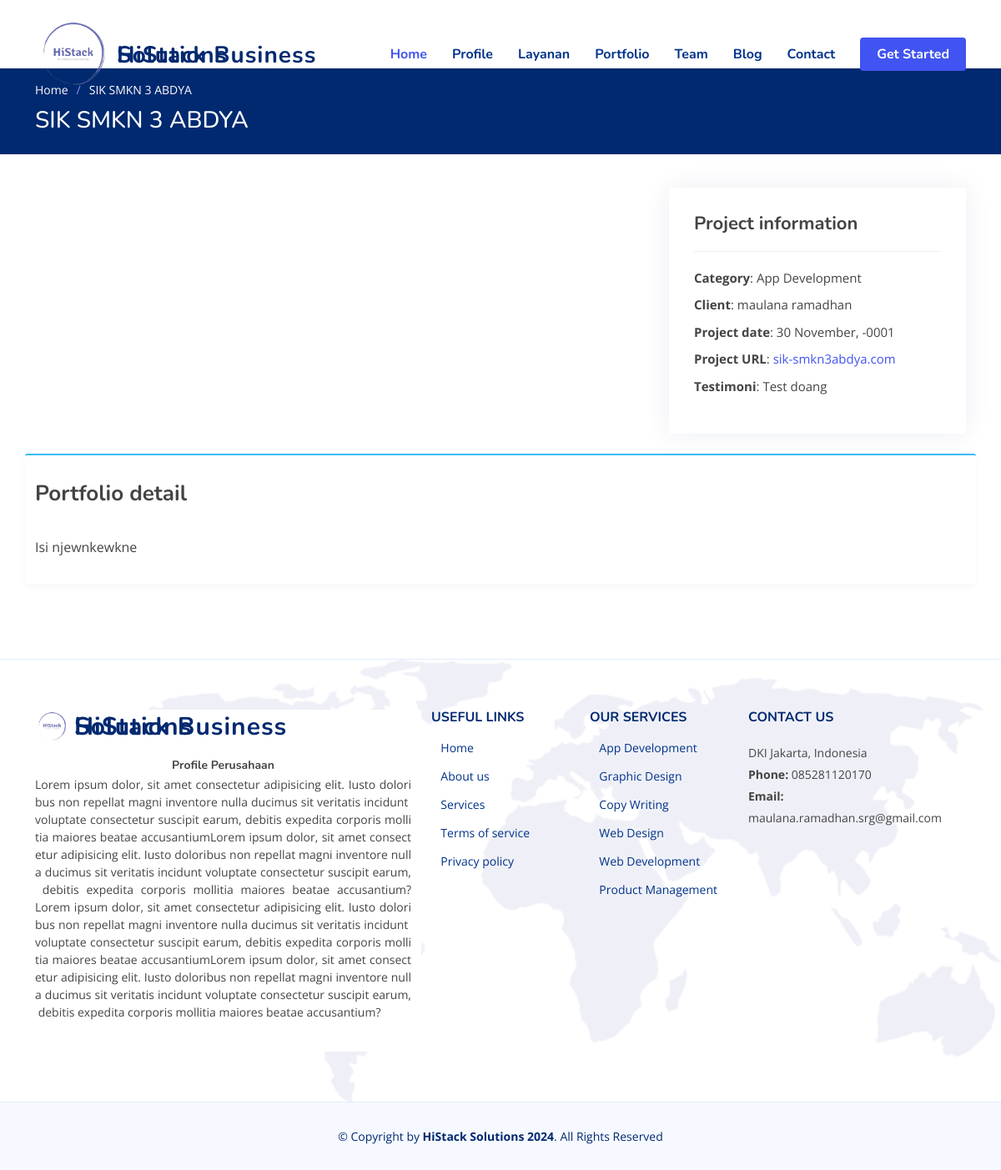
Before: /home/portfoliodetail/sik-smkn-3-abdya with the older database file.
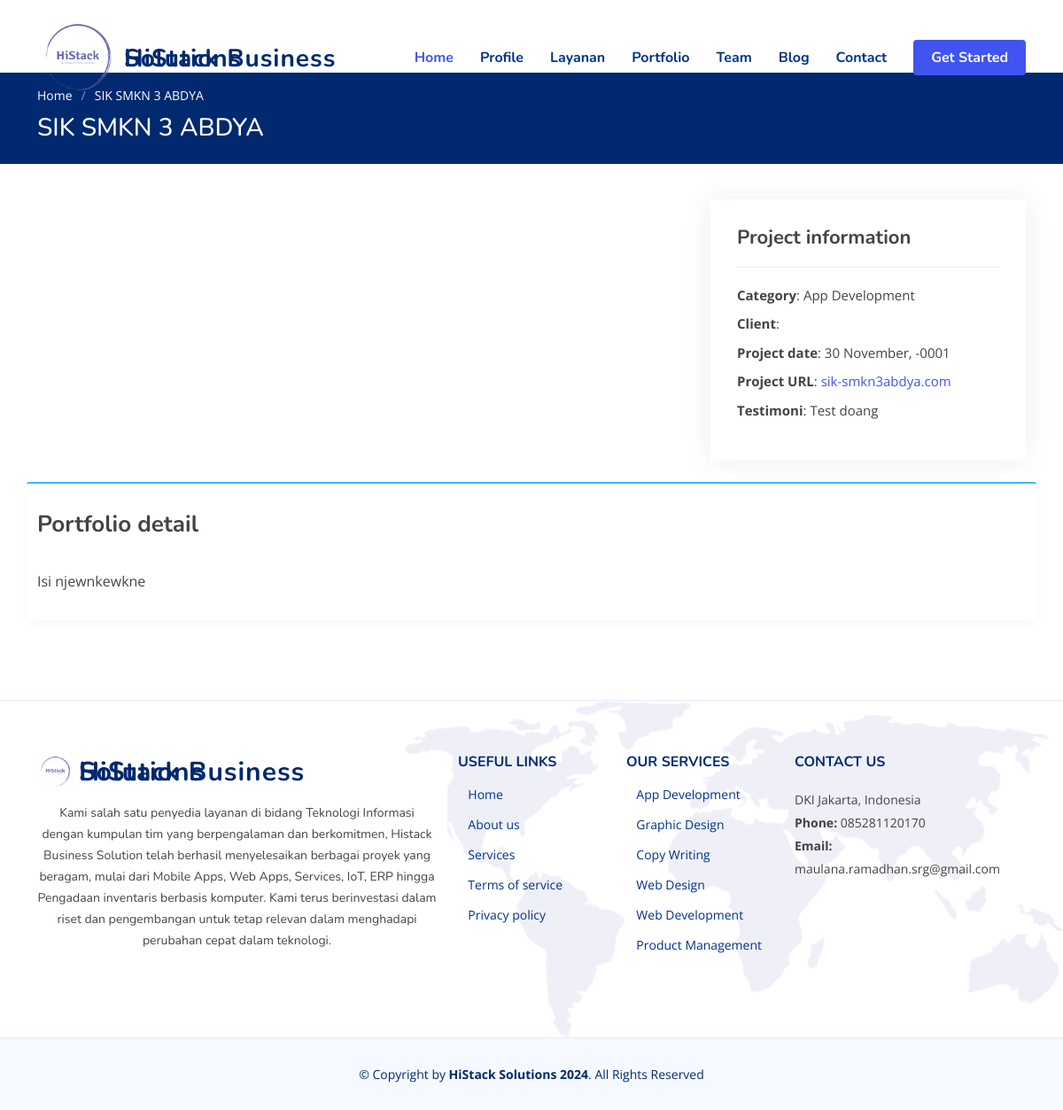
After: the same page with the newer database file.
### tables this page shows
CREATE TABLE `tb_portfolio` (
  `id_portfolio` int(11) NOT NULL,
  `id_user` int(11) NOT NULL,
  `nama_layanan` varchar(255) NOT NULL,
  `id_client` int(11) NOT NULL,
  `judul_portfolio` varchar(255) NOT NULL,
  `slug_portfolio` varchar(255) NOT NULL,
  `gambar_portfolio` varchar(255) NOT NULL,
  `isi_portfolio` text NOT NULL,
  `website_portfolio` varchar(255) NOT NULL,
  `status_portfolio` varchar(20) NOT NULL,
  `date_created` timestamp NOT NULL DEFAULT current_timestamp() ON UPDATE current_timestamp(),
  `testimoni` text NOT NULL,
  `last_modified` date NOT NULL,
  `date_project` date DEFAULT NULL
);

CREATE TABLE `tb_client` (
  `id_client` int(11) NOT NULL,
  `jenis_client` varchar(50) NOT NULL,
  `nama_client` varchar(255) NOT NULL,
  `alamat` varchar(255) NOT NULL,
  `no_telepon` varchar(20) NOT NULL,
  `email_client` varchar(255) NOT NULL,
  `website` varchar(255) NOT NULL,
  `gambar_client` varchar(255) NOT NULL,
  `publish` varchar(20) NOT NULL,
  `date_created` timestamp NOT NULL DEFAULT current_timestamp() ON UPDATE current_timestamp(),
  `last_modified` date NOT NULL
);

CREATE TABLE `tb_setting` (
  `id_setting` int(11) NOT NULL,
  `nama_perusahaan` varchar(255) NOT NULL,
  `alamat` varchar(255) NOT NULL,
  `no_telepon` varchar(20) NOT NULL,
  `email` varchar(255) NOT NULL,
  `profile` text NOT NULL,
  `visi` text NOT NULL,
  `misi` text NOT NULL,
  `sejarah` text NOT NULL,
  `image` varchar(255) NOT NULL
);

### application/views/front-end/layout/v_wrapper.php (called while the page is built)
<?php
require_once('v_head.php');
require_once('v_header.php');
require_once('v_nav.php');
require_once('v_content.php');
require_once('v_footer.php');

### application/controllers/Home.php (called while the page is built, shortened)
<?php
class Home extends CI_Controller
{
  public function __construct()
  {
    $this->load->model('M_berita');
    $this->load->model('M_kategori');
    $this->load->model('M_layanan');
    $this->load->model('M_setting');
    $this->load->model('M_staff');
    $this->load->model('M_portfolio');
    $this->load->model('M_client');
    $this->load->model('M_dashboard');
    $this->load->model('M_values');
  }
  public function portfolioDetail($slug_portfolio)
  {
    $berita = $this->M_berita->recent_berita();
    $layanan = $this->M_layanan->daftar();
    $setting = $this->M_setting->daftar();
    $image = $setting->image;
    $staff  = $this->M_staff->daftar();
    $portfolio = $this->M_portfolio->read($slug_portfolio);
    $data = array(
      'title'     =>  $portfolio->judul_portfolio,
      'isi'       => 'front-end/v_portfolio_detail',
      'layanan'   => $layanan,
      'setting'   => $setting,
      'berita'    => $berita,
      'staff'     => $staff,
      'portfolio' => $portfolio,
      'image'     => $image,
    );
    $this->load->view('front-end/layout/v_wrapper', $data, false);
  }
}

### index.php (called while the page is built, shortened)
<?php
require_once BASEPATH.'core/CodeIgniter.php';

### application/models/M_setting.php (called while the page is built, shortened)
<?php
class M_setting extends CI_Model
{
  public function daftar()
  {
    $this->db->select('*');
    $this->db->from('tb_setting');
    $this->db->order_by('id_setting', 'desc');
    return $this->db->get()->row();
  }
}

### application/views/front-end/layout/v_content.php (called while the page is built)
<?php
if ($isi) {
  $this->load->view($isi);
}

### application/models/M_portfolio.php (called while the page is built, shortened)
<?php
class M_portfolio extends CI_Model
{
  public function read($slug_portfolio)
  {
    $this->db->select('*');
    $this->db->from('tb_portfolio');
    $this->db->join('tb_user', 'tb_user.id_user = tb_portfolio.id_user', 'left');
    $this->db->join('tb_client', 'tb_client.id_client = tb_portfolio.id_client', 'left');
    $this->db->join('tb_layanan', 'tb_layanan.judul_layanan = tb_portfolio.nama_layanan', 'left');
    $this->db->where('slug_portfolio', $slug_portfolio);
    return $this->db->get()->row();
  }
}

### application/views/front-end/v_portfolio_detail.php (the view, shortened to what the changed rows need)
<main id="main">
  <section class="breadcrumbs">
    <div class="container">
      <ol>
        <li><a href="<?= base_url('home'); ?>">Home</a></li>
        <li><?= $portfolio->judul_portfolio; ?></li>
      </ol>
      <h2><?= $portfolio->judul_portfolio; ?></h2>
    </div>
  </section>
  <section id="portfolio-details" class="portfolio-details">
    <div class="container">
      <div class="row gy-4">
        <div class="col-lg-4">
          <div class="portfolio-info">
            <ul>
              <li><strong>Category</strong>: <?= $portfolio->nama_layanan; ?></li>
              <li><strong>Client</strong>: <?= $portfolio->nama_client; ?></li>
              <?php
              $source = $portfolio->date_project;
              $date = new DateTime($source);
              $date_project = $date->format('d F, Y');
              ?>
              <li><strong>Project date</strong>: <?= $date_project; ?></li>
              <li><strong>Project URL</strong>: <a href="#"><?= $portfolio->website_portfolio; ?></a></li>
              <li><strong>Testimoni</strong>: <?= $portfolio->testimoni; ?></li>
            </ul>
          </div>
        </div>
        <div class="portfolio-description card card-info">
          <h2>Portfolio detail</h2>
          <p>
            <?= $portfolio->isi_portfolio; ?>
          </p>
        </div>
      </div>
    </div>
  </section>
</main>

### application/views/front-end/layout/v_header.php
<header id="header" class="header fixed-top">
  <div class="container-fluid container-xl d-flex align-items-center justify-content-between">
    <a href="<?= base_url('home/#hero'); ?>" class="logo d-flex align-items-center">
      <img src="<?= base_url('assets/img/company/') . $image; ?>" alt="">
      <span style="font-size: 28px;"><?= $setting->nama_perusahaan; ?></span>
    </a>

### application/views/front-end/layout/v_footer.php (shortened to what the changed rows need)
<footer id="footer" class="footer">
  <div class="footer-top">
    <div class="container">
      <div class="row gy-4">
        <div class="col-lg-5 col-md-12 footer-info card shadow-none">
          <a href="<?= base_url('home'); ?>" class="logo d-flex align-items-center">
            <img src="<?= base_url('assets/img/company/') . $image; ?>" alt="">
            <span><?= $setting->nama_perusahaan; ?></span>
          </a>
          <p><?= $setting->profile; ?></p>
        </div>
        <div class="col-lg-3 col-md-12 footer-contact text-center text-md-start">
          <h4>Contact Us</h4>
          <p>
            <?= $setting->alamat; ?> <br>
            <strong>Phone:</strong> <?= $setting->no_telepon; ?><br>
            <strong>Email:</strong> <?= $setting->email; ?><br>
          </p>
        </div>
      </div>
    </div>
  </div>
</footer>
</body>
</html>

Changed rows visible on the page:
changed tb_setting "HiStack Business Solutions": profile "Profile Perusahaan Lorem ipsum dolor, sit amet consectetur adipisicing elit. Iusto doloribus non repellat magni inventore nulla ducimus sit veritatis incidunt voluptate consectetur suscipit earum, debitis expedita corporis mollitia maiores beatae accusantiumLorem ipsum dolor, sit amet consectetur adipisicing elit. Iusto doloribus non repellat magni inventore nulla ducimus sit veritatis incidunt voluptate consectetur suscipit earum, debitis expedita corporis mollitia maiores beatae accusantium?Lorem ipsum dolor, sit amet consectetur adipisicing elit. Iusto doloribus non repellat magni inventore nulla ducimus sit veritatis incidunt voluptate consectetur suscipit earum, debitis expedita…" → "Kami salah satu penyedia layanan di bidang Teknologi Informasi dengan kumpulan tim yang berpengalaman dan berkomitmen, Histack Business Solution telah berhasil menyelesaikan berbagai proyek yang beragam, mulai dari Mobile Apps, Web Apps, Services, IoT, ERP hingga Pengadaan inventaris berbasis komputer. Kami terus berinvestasi dalam riset dan pengembangan untuk tetap relevan dalam menghadapi perubahan cepat dalam teknologi."
shown differently, row unchanged: tb_portfolio "SIK SMKN 3 ABDYA": id_client.nama_client "maulana ramadhan" → (not shown)
